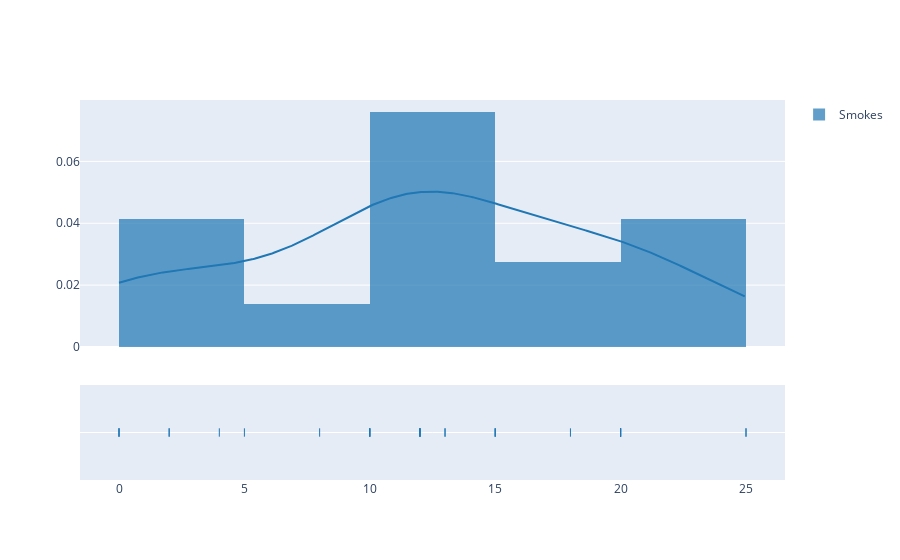

Write notebook code for a chart like this one.
### Markdown cell above
<div style="direction:rtl;line-height:150%;"><font face="IRANSans" size=3>
    نمودار چگالی تعداد بار سیگار کشیدن را برای افراد سالم در زیر مشاهده کنید.
    <br>
     با توجه به این دو نمودار چه فرض دارید؟
</font></div>

### Code cell
density(lung_cancer, ['Smokes'], bin_size = 5, criteria='Result == 0')

### Figure 1 — Plotly figure (JSON) as saved in the notebook; plotly's stock layout.template omitted (floating-point values rounded to 4 significant figures; data arrays with more than 128 entries replaced by an {"elided": "..."} marker saying what was removed)
{"data": [{"histnorm": "probability density", "legendgroup": "Smokes", "marker": {"color": "rgb(31, 119, 180)"}, "name": "Smokes", "opacity": 0.7, "type": "histogram", "x": [0, 0, 0, 15, 12, 2, 4, 10, 2, 18, 12, 8, 20, 5, 20, 15, 12, 13, 10, 20, 25, 10, 12, 15, 20, 20, 10, 12, 20, 13, 25], "xaxis": "x", "xbins": {"end": 25, "size": 5, "start": 0}, "yaxis": "y"}, {"legendgroup": "Smokes", "marker": {"color": "rgb(31, 119, 180)"}, "mode": "lines", "name": "Smokes", "showlegend": false, "type": "scatter", "x": {"elided": "500 float values"}, "xaxis": "x", "y": {"elided": "500 float values"}, "yaxis": "y"}, {"legendgroup": "Smokes", "marker": {"color": "rgb(31, 119, 180)", "symbol": "line-ns-open"}, "mode": "markers", "name": "Smokes", "showlegend": false, "type": "scatter", "x": [0, 0, 0, 15, 12, 2, 4, 10, 2, 18, 12, 8, 20, 5, 20, 15, 12, 13, 10, 20, 25, 10, 12, 15, 20, 20, 10, 12, 20, 13, 25], "xaxis": "x", "y": ["Smokes", "Smokes", "Smokes", "Smokes", "Smokes", "Smokes", "Smokes", "Smokes", "Smokes", "Smokes", "Smokes", "Smokes", "Smokes", "Smokes", "Smokes", "Smokes", "Smokes", "Smokes", "Smokes", "Smokes", "Smokes", "Smokes", "Smokes", "Smokes", "Smokes", "Smokes", "Smokes", "Smokes", "Smokes", "Smokes", "Smokes"], "yaxis": "y2"}], "layout": {"autosize": true, "barmode": "overlay", "hovermode": "closest", "legend": {"traceorder": "reversed"}, "xaxis": {"anchor": "y2", "autorange": true, "domain": [0, 1], "range": [-1.569, 26.57], "type": "linear", "zeroline": false}, "yaxis": {"anchor": "free", "autorange": true, "domain": [0.35, 1], "position": 0, "range": [0, 0.07985], "type": "linear"}, "yaxis2": {"anchor": "x", "autorange": true, "domain": [0, 0.25], "dtick": 1, "range": [-1, 1], "showticklabels": false, "type": "category"}}}
